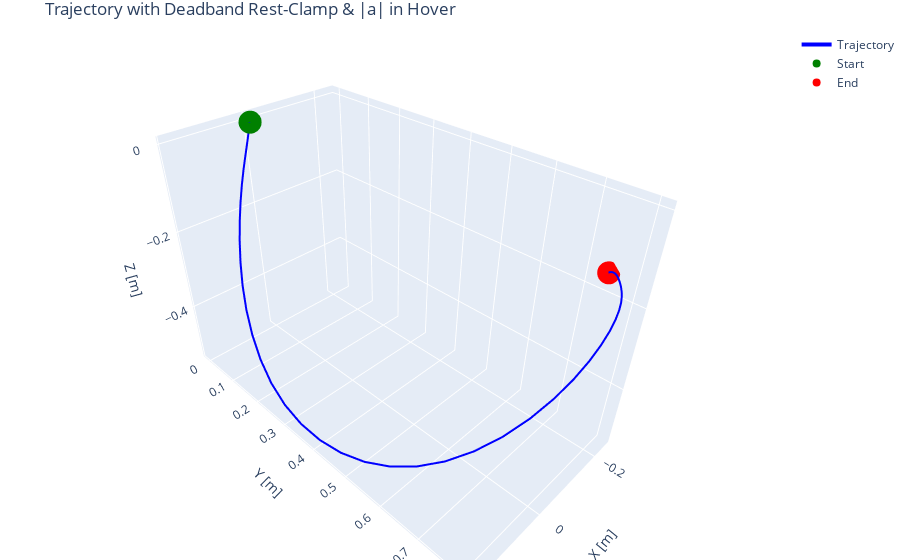

Notebook source saved alongside this figure:
### Code cell
import pandas as pd
import numpy as np
import plotly.graph_objects as go
from scipy.spatial.transform import Rotation as R

# ————— Extract raw accel and angles —————
acc = df[['AccX', 'AccY', 'AccZ']].values
rpy = df[['AngX', 'AngY', 'AngZ']].values

# ————— Build orientation objects —————
rot = R.from_euler('xyz', rpy, degrees=True)

# ————— Per-sample gravity removal & world-frame accel —————
g_world = np.array([0, 0, 9.81])
n = len(acc)
acc_world = np.zeros((n, 3))

for i in range(n):
    g_body_i     = rot[i].inv().apply(g_world)
    a_dyn_body   = acc[i] - g_body_i
    acc_world[i] = rot[i].apply(a_dyn_body)

# ————— Remove mean residual to zero net accel —————
residual_mean = np.mean(acc_world, axis=0)
acc_world -= residual_mean

# ————— Compute acceleration magnitude —————
a_mag = np.linalg.norm(acc_world, axis=1)

# ————— Manual trapezoidal integration at 100 Hz with deadband —————
dt = 1.0 / 100.0  # 0.01 seconds
vel = np.zeros_like(acc_world)
pos = np.zeros_like(acc_world)

deadband = 9  # m/s²

for i in range(1, n):
    # integrate normally
    vel[i] = vel[i-1] + 0.5 * (acc_world[i] + acc_world[i-1]) * dt
    pos[i] = pos[i-1] + 0.5 * (vel[i] + vel[i-1]) * dt

    # if within deadband, force at-rest
    if a_mag[i] < deadband:
        vel[i] = 0
        pos[i] = pos[i-1]

# ————— Plot trajectory with |a| in hover —————
fig = go.Figure([
    go.Scatter3d(
        x=pos[:, 0], y=pos[:, 1], z=pos[:, 2],
        mode='lines',
        line=dict(color='blue', width=4),
        name='Trajectory',
        customdata=a_mag[:, None],
        hovertemplate=(
            'X: %{x:.3f} m<br>'
            'Y: %{y:.3f} m<br>'
            'Z: %{z:.3f} m<br>'
            '|a|: %{customdata[0]:.3f} m/s²'
        )
    ),
    go.Scatter3d(
        x=[0], y=[0], z=[0],
        mode='markers',
        marker=dict(color='green', size=8),
        name='Start',
        hovertemplate='Start<br>X: 0<br>Y: 0<br>Z: 0'
    ),
    go.Scatter3d(
        x=[pos[-1, 0]], y=[pos[-1, 1]], z=[pos[-1, 2]],
        mode='markers',
        marker=dict(color='red', size=8),
        name='End',
        hovertemplate=(
            'End<br>'
            'X: %{x:.3f} m<br>'
            'Y: %{y:.3f} m<br>'
            'Z: %{z:.3f} m'
        )
    )
])
fig.update_layout(
    scene=dict(
        xaxis_title='X [m]',
        yaxis_title='Y [m]',
        zaxis_title='Z [m]',
        aspectmode='data'
    ),
    title='Trajectory with Deadband Rest-Clamp & |a| in Hover',
    margin=dict(l=0, r=0, b=0, t=30)
)
fig.show()

### Figure 1 — Plotly figure (JSON) as saved in the notebook; plotly's stock layout.template omitted (floating-point values rounded to 4 significant figures; data arrays with more than 128 entries replaced by an {"elided": "..."} marker saying what was removed)
{"data": [{"customdata": {"elided": "188x1 float values"}, "hovertemplate": "X: %{x:.3f} m<br>Y: %{y:.3f} m<br>Z: %{z:.3f} m<br>|a|: %{customdata[0]:.3f} m/s²", "line": {"color": "blue", "width": 4}, "mode": "lines", "name": "Trajectory", "type": "scatter3d", "x": {"elided": "188 float values"}, "y": {"elided": "188 float values"}, "z": {"elided": "188 float values"}}, {"hovertemplate": "Start<br>X: 0<br>Y: 0<br>Z: 0", "marker": {"color": "green", "size": 8}, "mode": "markers", "name": "Start", "type": "scatter3d", "x": [0], "y": [0], "z": [0]}, {"hovertemplate": "End<br>X: %{x:.3f} m<br>Y: %{y:.3f} m<br>Z: %{z:.3f} m", "marker": {"color": "red", "size": 8}, "mode": "markers", "name": "End", "type": "scatter3d", "x": [-0.2419], "y": [0.7479], "z": [-0.1517]}], "layout": {"margin": {"b": 0, "l": 0, "r": 0, "t": 30}, "scene": {"aspectmode": "data", "xaxis": {"title": {"text": "X [m]"}}, "yaxis": {"title": {"text": "Y [m]"}}, "zaxis": {"title": {"text": "Z [m]"}}}, "title": {"text": "Trajectory with Deadband Rest-Clamp & |a| in Hover"}}}
